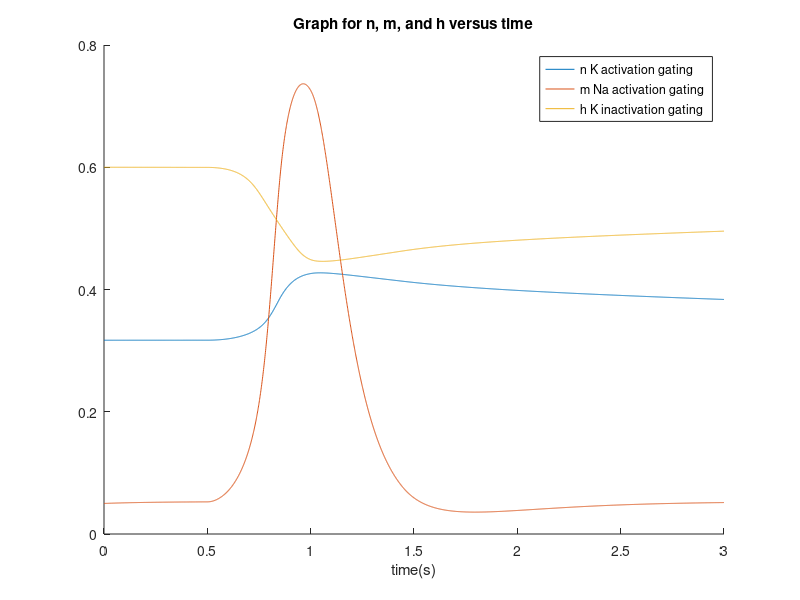
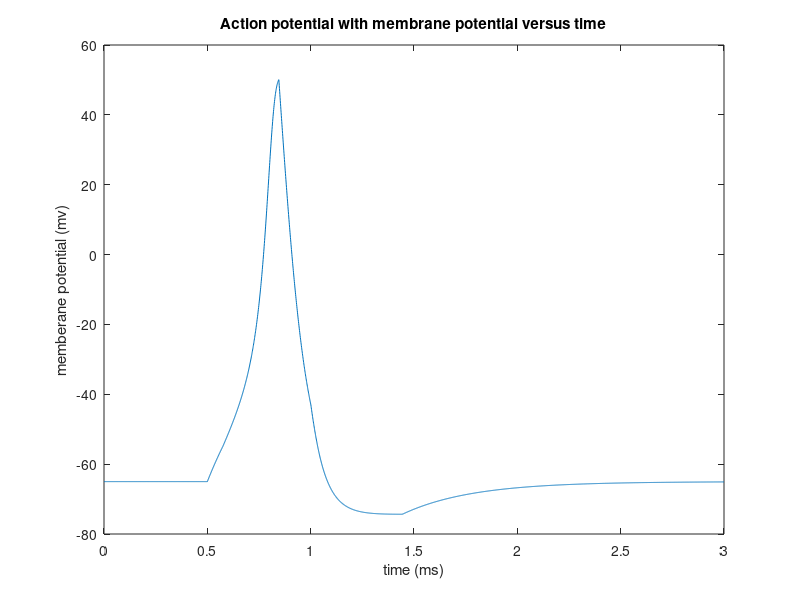

MATLAB code to generate these figures, in order:
% Jiahao (Derek) Ye
% Jiyao (Lucas) Chen
%
% HH_model.m
% CS346 -- Computational Modeling & Simulation 
% Spring, 2020


% initialize constants for the simulation
dt = 0.001;                 % ms
simulation_time = 3;        % ms
N = simulation_time/dt;     % number of iterations

V = zeros(1,N);             % potential in mV
t = zeros(1,N);             % time in ms
n = zeros(1,N);             % K activation gating variable
m = zeros(1,N);             % Na activation gating variable
h = zeros(1,N);             % Na inactivation gating variable
K_i = zeros(1,N);             % K+ concentration inside
K_o = zeros(1,N);             % K+ concentration outside
Na_i = zeros(1,N);            % Na+ concentration inside
Na_o = zeros(1,N);            % Na+ concentration outside

% initialize constants for the model
V(1) = -65;          % initial action potential in mV
C = 0.1;             % capacitance in microF/cm3

n(1) = 0.317;        % initial K activation gating variable
m(1) = 0.05;         % initial Na activation gating variable
h(1) = 0.6;          % initial Na inactivation gating
t(1) = 0;            % initial time
K_i(1) = 150;        % K ion initial concentration inside
K_o(1) = 5.5;        % K ion initial concentration outside
Na_i(1) = 15;        % Na ion initial concentration inside
Na_o(1) = 150;       % Na ion initial concentration outside

V_Na_thres = 50;   % threshold for Na_close | K_open in mV
V_Na_start = -55;    % initial condition for Na to open
V_K_disp = -77;      % displacement from the equilibrium for K
V_Na_disp = 50;      % displacement from the equilibrium for Na
V_leak = -54.4;      % displacement for lekage in mV
gK = 36;             % max K conductance in mS/cm^2
gNa = 120;           % max Na conductance in mS/cm^2
gL = 0.3;            % max leakage conductance in mS/cm^2

Iext = 15;          % applied current in nA
stimulus_start = 0.5;     % stimulus start time in ms
stimulus_duration = 0.5;  % stimulus last for this amount of ms

dKdt = -2;          % rate of change of K outside
dNadt = -3;         % rate of change of Na inside

% initialize anonymous functions
% anonymous functions for opening/closing rate constants
an = @(V) 0.01 * (V+55)/(1-exp(-(V+55)/10));
am = @(V) 0.1 * (V+40)/(1-exp(-(V+40)/10));
ah = @(V) 0.07 * exp(-(V+65)/20);
bn = @(V) 0.125 * exp(-(V+65)/80);
bm = @(V) 4 * exp(-(V+65)/18);
bh = @(V) 1/(exp(-(V+35)/10)+1);

% anonymous functions for channel, leakage, and pump currents
I_K = @(n, V) gK * power(n, 4) * (V - V_K_disp);
I_L = @(V) gL * (V - V_leak);
I_Na = @(V, m, h) gNa * power(m,3) * h * (V - V_Na_disp);
I_P = -I_L(V(1));

dndt = @(an, bn, n, t) an*(1-n) - bn*n;     % rate of change of n in ms^-1
dmdt = @(am, bm, m, t) am*(1-m) - bm*m;     % rate of change of m in ms^-1
dhdt = @(ah, bh, h, t) ah*(1-h) - bh*h;     % rate of change of h in ms^-1

% rage of change of membrane potential
dVdt = @(I_ext, I_K, I_Na, I_L, V, t) (I_ext - I_K - I_Na - I_L - I_P)/C;

Na_finished_open = false;  % to keep track whether Na channel finish or not
Na_open = false;
K_open = false;
for i = 2 : N
    % update t
    t(i) = i * dt;
    
    % determine if there is stimulus based on time
    if (t(i-1) >= stimulus_start) && (t(i-1) <= (stimulus_start + ...
                                                 stimulus_duration))
        I_ext = Iext;
    else
        I_ext = 0;
    end
    
    % compute the coefficients in the equations
    an_0 = an(V(i-1));
    am_0 = am(V(i-1));
    ah_0 = ah(V(i-1));
    bn_0 = bn(V(i-1));
    bm_0 = bm(V(i-1));
    bh_0 = bh(V(i-1));
    
    % using rk4 to determine dn, dm, and dh
    dn1 = dndt(an_0, bn_0, n(i-1), t(i-1)) * dt;
    dn2 = dndt(an_0, bn_0, n(i-1) + 0.5*dn1,...
        t(i-1) + 0.5*dt) * dt;
    dn3 = dndt(an_0, bn_0, n(i-1) + 0.5*dn2,...
        t(i-1) + 0.5*dt) * dt;
    dn4 = dndt(an_0, bn_0, n(i-1) + dn1,...
        t(i-1) + dt) * dt;
    
    dm1 = dmdt(am_0, bm_0, m(i-1), t(i-1)) * dt;
    dm2 = dmdt(am_0, bm_0, m(i-1) + 0.5*dm1,...
        t(i-1) + 0.5*dt) * dt;
    dm3 = dmdt(am_0, bm_0, m(i-1) + 0.5*dm2,...
        t(i-1) + 0.5*dt) * dt;
    dm4 = dmdt(am_0, bm_0, m(i-1) + dm3,...
        t(i-1) + dt) * dt;
    
    dh1 = dhdt(ah_0, bh_0, h(i-1), t(i-1)) * dt;
    dh2 = dhdt(ah_0, bh_0, h(i-1) + 0.5*dh1, t(i-1) + 0.5*dt) * dt;
    dh3 = dhdt(ah_0, bh_0, h(i-1) + 0.5*dh2, t(i-1) + 0.5*dt) * dt;
    dh4 = dhdt(ah_0, bh_0, h(i-1) + dh1, t(i-1) + dt) * dt;
    
    % update n, m, h
    n(i) = n(i-1) +(dn1 + 2*dn2 + 2*dn3 + dn4)/6;
    m(i) = m(i-1) +(dm1 + 2*dm2 + 2*dm3 + dm4)/6;
    h(i) = h(i-1) +(dh1 + 2*dh2 + 2*dh3 + dh4)/6;

    % calculate the existing currents
    if K_o(i-1) >= 0 && Na_i(i-1) >= 0
        I_P = -I_L(V(1));
        dK = dKdt * dt;
        dNa = dNadt * dt;
        K_i(i) = K_i(i-1) - dK;
        K_o(i) = K_o(i-1) + dK;
        Na_i(i) = Na_i(i-1) + dNa;
        Na_o(i) = Na_o(i-1) - dNa;
    else
        I_P = 0;
    end
    
    % using the rule of the model to determine whether there is Na current,
    % K current, or neither of them.
    if V(i-1) >= V_Na_start && Na_finished_open == false
        % when V is larger than the initial condition for Na channel to
        % open and Na channel has not finished opening yet, use the
        % equation    
        Na_open = true;
    else
        Na_open = false;       
    end
    
    if V(i-1) >= V_Na_thres     
        % if V is larger than Na's threshold,
        % then Na channel has finished opening
        Na_finished_open = true;
        K_open = true;
    end
    
    if  Na_finished_open == true && V(i-1) <= V(i-2)
        % if the Na channel has finished opening and V keeps decreasing
        % then K channel is open
        K_open = true;     
    elseif K_open == true && V(i-1) >= V_Na_thres
        % safty measure to make sure that if there is still a postive dv in
        % the current stage, the next step won't close the K channel
        K_open = true;
    else
        K_open = false;
    end
    
    % Na channel open
    if Na_open == true && K_open == false
        if V(i-1) <= -54.4
            I_L_1 = I_L(V(i-1));  
        else
            I_L_1 = 0;
        end
        I_Na_1 = I_Na(V(i-1), m(i-1), h(i-1));
        I_K_1 = 0;
        dv1 = dVdt(I_ext, I_K_1, I_Na_1, I_L_1, V(i-1), t(i-1)) * dt;
        
        if V(i-1) <= -54.4
            I_L_2 = I_L(V(i-1) + 0.5*dv1);  
        else
            I_L_2 = 0;
        end
        I_Na_2 = I_Na(V(i-1) + 0.5*dv1, m(i-1) + 0.5*dm1,...
            h(i-1) + 0.5*dh1);
        I_K_2 = 0;
        dv2 = dVdt(I_ext, I_K_2, I_Na_2, I_L_2, V(i-1) + 0.5*dv1,...
            t(i-1) + 0.5*dt) * dt;

        if V(i-1) <= -54.4
            I_L_3 = I_L(V(i-1) + 0.5*dv2);  
        else
            I_L_3 = 0;
        end
        I_Na_3 = I_Na(V(i-1) + 0.5*dv2, m(i-1) + 0.5*dm2,...
            h(i-1) + 0.5*dh2);
        I_K_3 = 0;
        dv3 = dVdt(I_ext, I_K_3, I_Na_3, I_L_3, V(i-1) + 0.5*dv2,...
            t(i-1) + 0.5*dt) * dt;

        if V(i-1) <= -54.4
            I_L_4 = I_L(V(i-1) + dv3);  
        else
            I_L_4 = 0;
        end
        I_Na_4 = I_Na(V(i-1) + dv3, m(i-1) + dm3, h(i-1)...
            + dh3);
        I_K_4 = 0;
        dv4 = dVdt(I_ext, I_K_4, I_Na_4, I_L_4, V(i-1) + dv3,...
            t(i-1) + dt) * dt;
        
    % K channel open
    elseif K_open == true
        if V(i-1) <= -54.4
            I_L_1 = I_L(V(i-1));  
        else
            I_L_1 = 0;
        end
        I_Na_1 = 0;
        I_K_1 = I_K(n(i-1), V(i-1));
        dv1 = dVdt(I_ext, I_K_1, I_Na_1, I_L_1, V(i-1), t(i-1)) * dt;

        if V(i-1) <= -54.4
            I_L_2 = I_L(V(i-1) + 0.5*dv1);  
        else
            I_L_2 = 0;
        end
        I_Na_2 = 0;
        I_K_2 = I_K(n(i-1) + 0.5*dn1, V(i-1) + 0.5*dv1);
        dv2 = dVdt(I_ext, I_K_2, I_Na_2, I_L_2, V(i-1) + 0.5*dv1,...
            t(i-1) + 0.5*dt) * dt;

        if V(i-1) <= -54.4
            I_L_3 = I_L(V(i-1) + 0.5*dv2);  
        else
            I_L_3 = 0;
        end
        I_Na_3 = 0;
        I_K_3 = I_K(n(i-1) + 0.5*dn2, V(i-1) + 0.5*dv2);
        dv3 = dVdt(I_ext, I_K_3, I_Na_3, I_L_3, V(i-1) + 0.5*dv2,...
            t(i-1) + 0.5*dt) * dt;

        if V(i-1) <= -54.4
            I_L_4 = I_L(V(i-1) + dv3);  
        else
            I_L_4 = 0;
        end
        I_Na_4 = 0;
        I_K_4 = I_K(n(i-1) + dn3, V(i-1) + dv3);
        dv4 = dVdt(I_ext, I_K_4, I_Na_4, I_L_4, V(i-1) + dv3,...
            t(i-1) + dt) * dt;
        
    % before stimulus / after hyperpolarization
    else
        if V(i-1) <= -54.4
            I_L_1 = I_L(V(i-1));  
        else
            I_L_1 = 0;
        end
        I_Na_1 = 0;
        I_K_1 = 0;
        dv1 = dVdt(I_ext, I_K_1, I_Na_1, I_L_1, V(i-1), t(i-1)) * dt;

        if V(i-1) <= -54.4
            I_L_2 = I_L(V(i-1) + 0.5*dv1);  
        else
            I_L_2 = 0;
        end
        I_Na_2 = 0;
        I_K_2 = 0;
        dv2 = dVdt(I_ext, I_K_2, I_Na_2, I_L_2, V(i-1) + 0.5*dv1,...
            t(i-1) + 0.5*dt) * dt;

        if V(i-1) <= -54.4
            I_L_3 = I_L(V(i-1) + 0.5*dv2);  
        else
            I_L_3 = 0;
        end
        I_Na_3 = 0;
        I_K_3 = 0;
        dv3 = dVdt(I_ext, I_K_3, I_Na_3, I_L_3, V(i-1) + 0.5*dv2,...
            t(i-1) + 0.5*dt) * dt;

        if V(i-1) <= -54.4
            I_L_4 = I_L(V(i-1) + dv3);  
        else
            I_L_4 = 0;
        end
        I_Na_4 = 0;
        I_K_4 = 0;
        dv4 = dVdt(I_ext, I_K_4, I_Na_4, I_L_4, V(i-1) + dv3,...
            t(i-1) + dt) * dt;
    end
    
    % update V
    V(i) = V(i-1) +(dv1 + 2*dv2 + 2*dv3 + dv4)/6;    
end

% plot n/m/h v.s. time on the same figure
figure
hold on;
plot(t, n);
plot(t, m);
plot(t, h);
title("Graph for n, m, and h versus time")
legend('n K activation gating','m Na activation gating ','h K inactivation gating ')
xlabel('time(s)')
hold off

% plot potential v.s. time
figure;
plot(t, V);
title("Action potential with membrane potential versus time")
xlabel('time (ms)')
ylabel('memberane potential (mv)')
